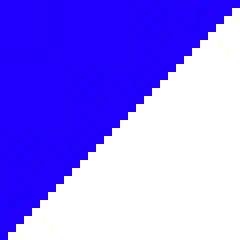
#> input picture 2_features/images/hog_test/diag.jpg, 30 x 30 px (shown 8 times larger)
$ python 02_simple_hog.py   (older library calls are emulated)
#> lines starting #> are read from the running program, lines starting #| are printed output that depends on the picture; after the words box and inside, x2 and y2 are one past the last pixel; in counts of white or black regions, pixels touching at a corner belong together
#> further down, test is the input picture: shape (30, 30, 3); mean B, G, R 252.9, 123.3, 138.9
import numpy as np
import cv2
import math
import matplotlib
matplotlib.use('TkAgg')
import matplotlib.pyplot as plt

###############################################################
#
# Write your own descriptor / Histogram of Oriented Gradients
#
###############################################################


def plot_histogram(hist, bins):
    width = 0.7 * (bins[1] - bins[0])
    center = (bins[:-1] + bins[1:]) / 2
    plt.bar(center, hist, align='center', width=width)
    plt.show()


def compute_simple_hog(imgcolor, keypoints):

    # convert color to gray image and extract feature in gray
    imggray = cv2.cvtColor(imgcolor, cv2.COLOR_BGR2GRAY)
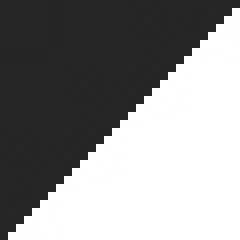
#> imggray: shape (30, 30) (shown 8 times larger); min 37, max 255, mean 142.7
    sift = cv2.xfeatures2d.SIFT_create()
    keypoints = sift.detect(imggray, None)
#> keypoints = ()

    # compute x and y gradients
    sobelx = cv2.Sobel(imggray, cv2.CV_64F, 1, 0, ksize=5)
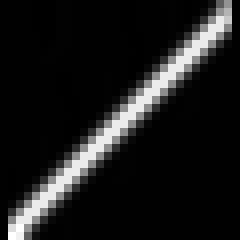
#> sobelx: shape (30, 30) float64 (shown 8 times larger); min -48, max 8222, mean 858.5; drawn with min black and max white
    sobely = cv2.Sobel(imggray, cv2.CV_64F, 0, 1, ksize=5)

    # compute magnitude and angle of the gradients
    magnitude = cv2.magnitude(sobelx, sobely)
    angle = cv2.phase(sobelx, sobely, angleInDegrees=True)
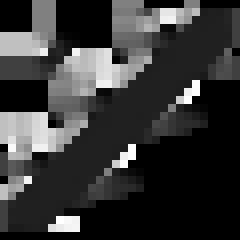
#> angle: shape (30, 30) float64 (shown 8 times larger); min 0, max 357.5, mean 77; drawn with min black and max white

    # go through all keypoints and and compute feature vector
    descr = np.zeros((len(keypoints), 8), np.float32)
#> descr = empty array
    count = 0
    for kp in keypoints:
        print(kp.pt, kp.size)
        # extract angle in keypoint sub window

        # extract gradient magnitude in keypoint subwindow


        # create histogram of angle in subwindow BUT only where magnitude of gradients is non zero! Why? Find an
        # answer to that question use np.histogram
        (hist, bins) = np.histogram(imggray(), 256, [0, 256])

        plot_histogram(hist, bins)

        descr[count] = hist
#> this loop made 0 passes

    return descr


keypoints = [cv2.KeyPoint(15, 15, 11)]

# test for all test images
test = cv2.imread('./images/hog_test/diag.jpg')
descriptor = compute_simple_hog(test, keypoints)
#> descriptor = empty array

$ run again, with 2_features/images/hog_test/horiz.jpg copied over 2_features/images/hog_test/diag.jpg
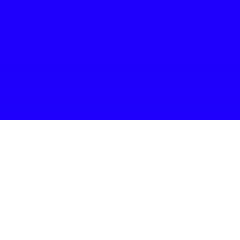
#> input picture 2_features/images/hog_test/horiz.jpg, 30 x 30 px (shown 8 times larger)
#> test is the input picture: shape (30, 30, 3); mean B, G, R 253.3, 127.6, 142.9
#> in compute_simple_hog, `imggray = cv2.cvtColor(imgcolor, cv2.COLOR_BGR2GRAY)`:
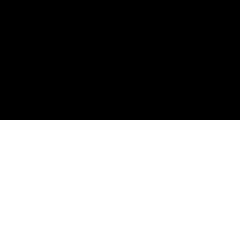
#> imggray: shape (30, 30) (shown 8 times larger); values 38 (black) and 255 (white), 50% white; 1 white region, box (x1, y1, x2, y2) and area: (0, 15, 30, 30) 450
#> keypoints = ()
#> sobelx: shape (30, 30) float64; every value is 0
#> in compute_simple_hog, `angle = cv2.phase(sobelx, sobely, angleInDegrees=True)`:
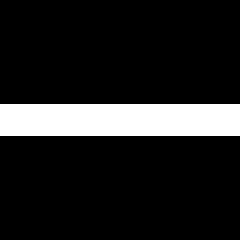
#> angle: shape (30, 30) float64 (shown 8 times larger); values 0 (black) and 90 (white), 13.3% white; 1 white region, box (x1, y1, x2, y2) and area: (0, 13, 30, 17) 120
#> descr = empty array

$ run again, with 2_features/images/hog_test/vert.jpg copied over 2_features/images/hog_test/diag.jpg
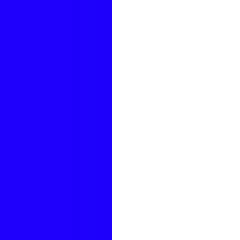
#> input picture 2_features/images/hog_test/vert.jpg, 30 x 30 px (shown 8 times larger)
#> test is the input picture: shape (30, 30, 3); mean B, G, R 253.4, 136, 150.3
#> in compute_simple_hog, `imggray = cv2.cvtColor(imgcolor, cv2.COLOR_BGR2GRAY)`:
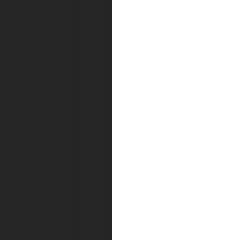
#> imggray: shape (30, 30) (shown 8 times larger); min 37, max 255, mean 153.7
#> keypoints = ()
#> sobely: shape (30, 30) float64; every value is 0
#> in compute_simple_hog, `angle = cv2.phase(sobelx, sobely, angleInDegrees=True)`:
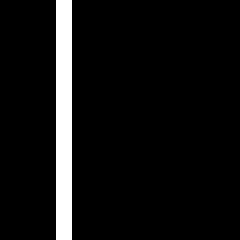
#> angle: shape (30, 30) float64 (shown 8 times larger); values 0 (black) and 180 (white), 6.7% white in thin lines or dots, all inside (x1, y1, x2, y2) = (7, 0, 9, 30)
#> descr = empty array
